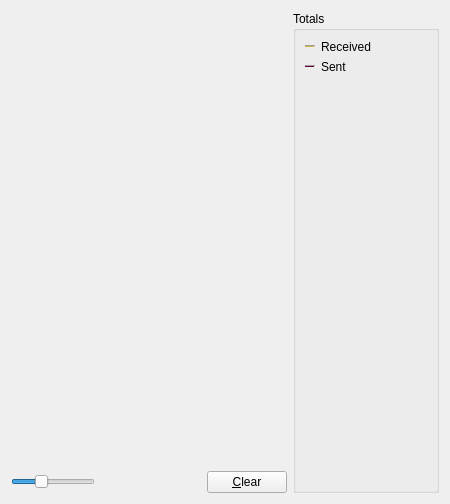
     <widget class="QWidget" name="tab_nettraffic">
      <attribute name="title">
       <string>&amp;Network Traffic</string>
      </attribute>
      <layout class="QHBoxLayout" name="horizontalLayout_3">
       <item>
        <layout class="QVBoxLayout" name="verticalLayout_4">
         <item>
          <widget class="TrafficGraphWidget" name="trafficGraph" native="true">
           <property name="sizePolicy">
            <sizepolicy hsizetype="Expanding" vsizetype="Expanding">
             <horstretch>0</horstretch>
             <verstretch>0</verstretch>
            </sizepolicy>
           </property>
          </widget>
         </item>
         <item>
          <layout class="QHBoxLayout" name="horizontalLayout_2">
           <item>
            <widget class="QSlider" name="sldGraphRange">
             <property name="minimum">
              <number>0</number>
             </property>
             <property name="maximum">
              <number>9</number>
             </property>
             <property name="pageStep">
              <number>1</number>
             </property>
             <property name="value">
              <number>3</number>
             </property>
             <property name="orientation">
              <enum>Qt::Horizontal</enum>
             </property>
            </widget>
           </item>
           <item>
            <widget class="QLabel" name="lblGraphRange">
             <property name="minimumSize">
              <size>
               <width>100</width>
               <height>0</height>
              </size>
             </property>
             <property name="alignment">
              <set>Qt::AlignCenter</set>
             </property>
            </widget>
           </item>
           <item>
            <widget class="QPushButton" name="btnClearTrafficGraph">
             <property name="text">
              <string>&amp;Clear</string>
             </property>
             <property name="autoDefault">
              <bool>false</bool>
             </property>
            </widget>
           </item>
          </layout>
         </item>
        </layout>
       </item>
       <item>
        <layout class="QVBoxLayout" name="verticalLayout">
         <item>
          <widget class="QGroupBox" name="groupBox">
           <property name="title">
            <string>Totals</string>
           </property>
           <layout class="QVBoxLayout" name="verticalLayout_5">
            <item>
             <layout class="QHBoxLayout" name="horizontalLayout_4">
              <item>
               <widget class="Line" name="line">
                <property name="sizePolicy">
                 <sizepolicy hsizetype="Fixed" vsizetype="Fixed">
                  <horstretch>0</horstretch>
                  <verstretch>0</verstretch>
                 </sizepolicy>
                </property>
                <property name="minimumSize">
                 <size>
                  <width>10</width>
                  <height>0</height>
                 </size>
                </property>
                <property name="palette">
                 <palette>
                  <active>
                   <colorrole role="Light">
                    <brush brushstyle="SolidPattern">
                     <color alpha="255">
                      <red>207</red>
                      <green>181</green>
                      <blue>59</blue>
                     </color>
                    </brush>
                   </colorrole>
                  </active>
                  <inactive>
                   <colorrole role="Light">
                    <brush brushstyle="SolidPattern">
                     <color alpha="255">
                      <red>207</red>
                      <green>181</green>
                      <blue>59</blue>
                     </color>
                    </brush>
                   </colorrole>
                  </inactive>
                  <disabled>
                   <colorrole role="Light">
                    <brush brushstyle="SolidPattern">
                     <color alpha="255">
                      <red>207</red>
                      <green>181</green>
                      <blue>59</blue>
                     </color>
                    </brush>
                   </colorrole>
                  </disabled>
                 </palette>
                </property>
                <property name="orientation">
                 <enum>Qt::Horizontal</enum>
                </property>
               </widget>
              </item>
              <item>
               <widget class="QLabel" name="label_16">
                <property name="text">
                 <string>Received</string>
                </property>
               </widget>
              </item>
              <item>
               <widget class="QLabel" name="lblBytesIn">
                <property name="minimumSize">
                 <size>
                  <width>50</width>
                  <height>0</height>
                 </size>
                </property>
                <property name="alignment">
                 <set>Qt::AlignRight|Qt::AlignTrailing|Qt::AlignVCenter</set>
                </property>
               </widget>
              </item>
             </layout>
            </item>
            <item>
             <layout class="QHBoxLayout" name="horizontalLayout_5">
              <item>
               <widget class="Line" name="line_2">
                <property name="sizePolicy">
                 <sizepolicy hsizetype="Fixed" vsizetype="Fixed">
                  <horstretch>0</horstretch>
                  <verstretch>0</verstretch>
                 </sizepolicy>
                </property>
                <property name="minimumSize">
                 <size>
                  <width>10</width>
                  <height>0</height>
                 </size>
                </property>
                <property name="palette">
                 <palette>
                  <active>
                   <colorrole role="Light">
                    <brush brushstyle="SolidPattern">
                     <color alpha="255">
                      <red>102</red>
                      <green>2</green>
                      <blue>60</blue>
                     </color>
                    </brush>
                   </colorrole>
                  </active>
                  <inactive>
                   <colorrole role="Light">
                    <brush brushstyle="SolidPattern">
                     <color alpha="255">
                      <red>102</red>
                      <green>2</green>
                      <blue>60</blue>
                     </color>
                    </brush>
                   </colorrole>
                  </inactive>
                  <disabled>
                   <colorrole role="Light">
                    <brush brushstyle="SolidPattern">
                     <color alpha="255">
                      <red>102</red>
                      <green>2</green>
                      <blue>60</blue>
                     </color>
                    </brush>
                   </colorrole>
                  </disabled>
                 </palette>
                </property>
                <property name="orientation">
                 <enum>Qt::Horizontal</enum>
                </property>
               </widget>
              </item>
              <item>
               <widget class="QLabel" name="label_17">
                <property name="text">
                 <string>Sent</string>
                </property>
               </widget>
              </item>
              <item>
               <widget class="QLabel" name="lblBytesOut">
                <property name="minimumSize">
                 <size>
                  <width>50</width>
                  <height>0</height>
                 </size>
                </property>
                <property name="alignment">
                 <set>Qt::AlignRight|Qt::AlignTrailing|Qt::AlignVCenter</set>
                </property>
               </widget>
              </item>
             </layout>
            </item>
            <item>
             <spacer name="verticalSpacer_4">
              <property name="orientation">
               <enum>Qt::Vertical</enum>
              </property>
              <property name="sizeHint" stdset="0">
               <size>
                <width>20</width>
                <height>407</height>
               </size>
              </property>
             </spacer>
            </item>
           </layout>
          </widget>
         </item>
        </layout>
       </item>
      </layout>
     </widget>
